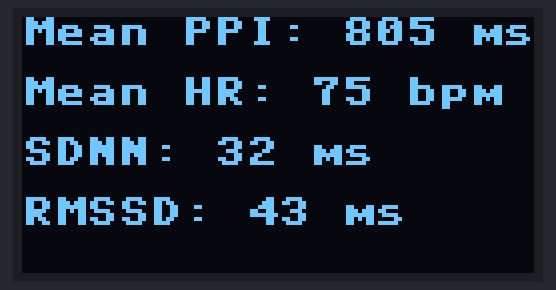
Recording of a program running on a simulated Raspberry Pi Pico running MicroPython. Shown: 128×64 one-colour display. At 0.1 s the program stops and its outputs stay as they are.

Above: at 0.1 s.

The program:

E5_task2.py
```python
from machine import Pin, I2C
import ssd1306

i2c = I2C(1, sda=Pin(14), scl=Pin(15), freq=400000)
oled = ssd1306.SSD1306_I2C(128, 64, i2c)

def calculate_hrv(ppi_values):
    mean_ppi = sum(ppi_values) / len(ppi_values)
    mean_hr = (60000 / mean_ppi)
    sdnn = (sum((x - mean_ppi) ** 2 for x in ppi_values) / (len(ppi_values) - 1)) ** 0.5
    rmssd = ((sum((x - y) ** 2 for x, y in zip(ppi_values[1:], ppi_values[:-1])) / (len(ppi_values) - 1)) ** 0.5)

    return mean_ppi, mean_hr, sdnn, rmssd

ppi_values = [828, 836, 852, 760, 800, 796, 856, 824, 808, 776, 724, 816, 800, 812, 812,
812, 756, 820, 812, 800]

mean_ppi, mean_hr, sdnn, rmssd = calculate_hrv(ppi_values)

oled.fill(0)
oled.text("Mean PPI: {:d} ms".format(round(mean_ppi)), 0, 0, 1)
oled.text("Mean HR: {:d} bpm".format(round(mean_hr)), 0, 15, 1)
oled.text("SDNN: {:d} ms".format(round(sdnn)), 0, 30, 1)
oled.text("RMSSD: {:d} ms".format(round(rmssd)), 0, 45, 1)
oled.show()
```
